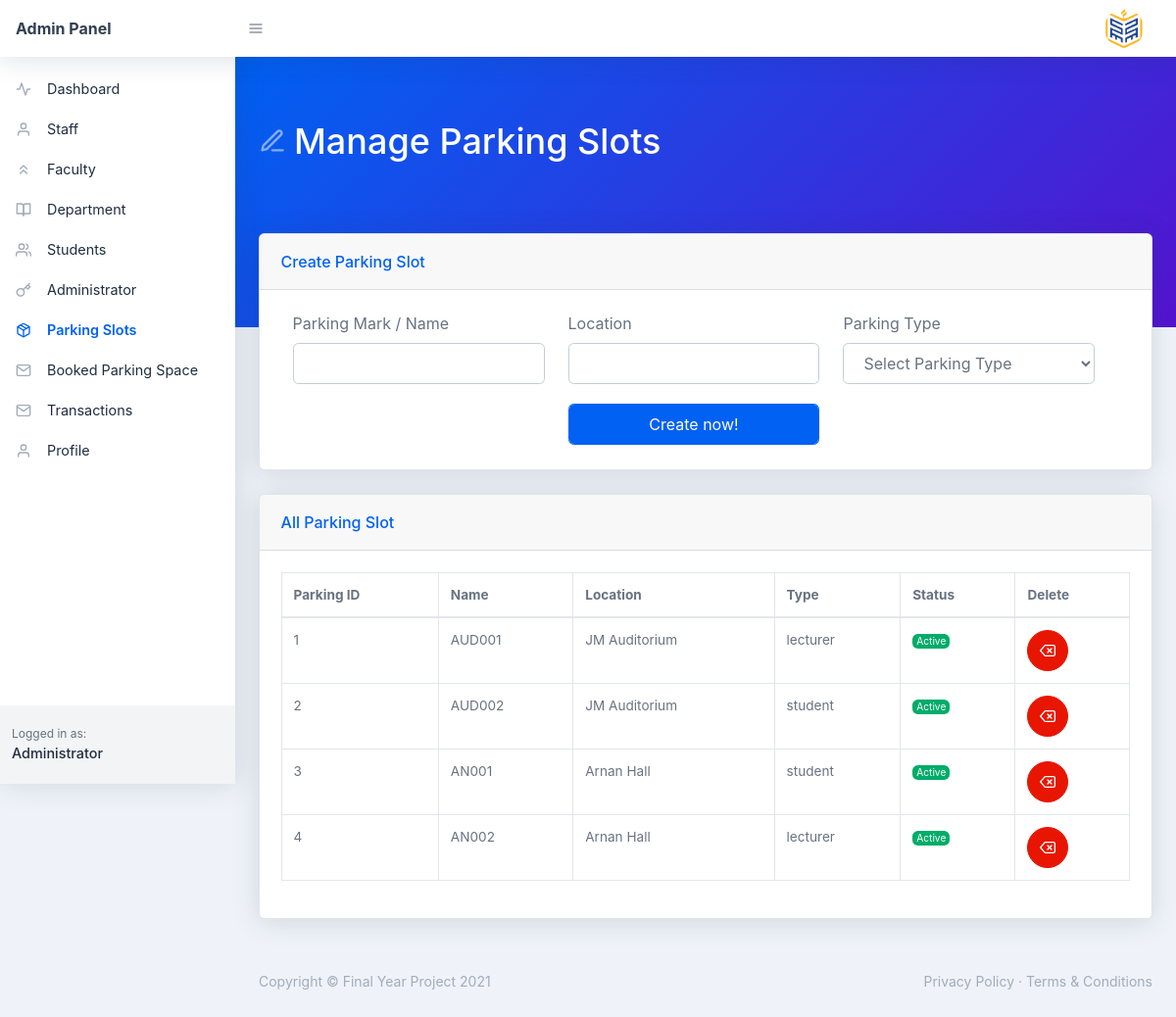
Before: /admin/parking_lot.php with the older database file.
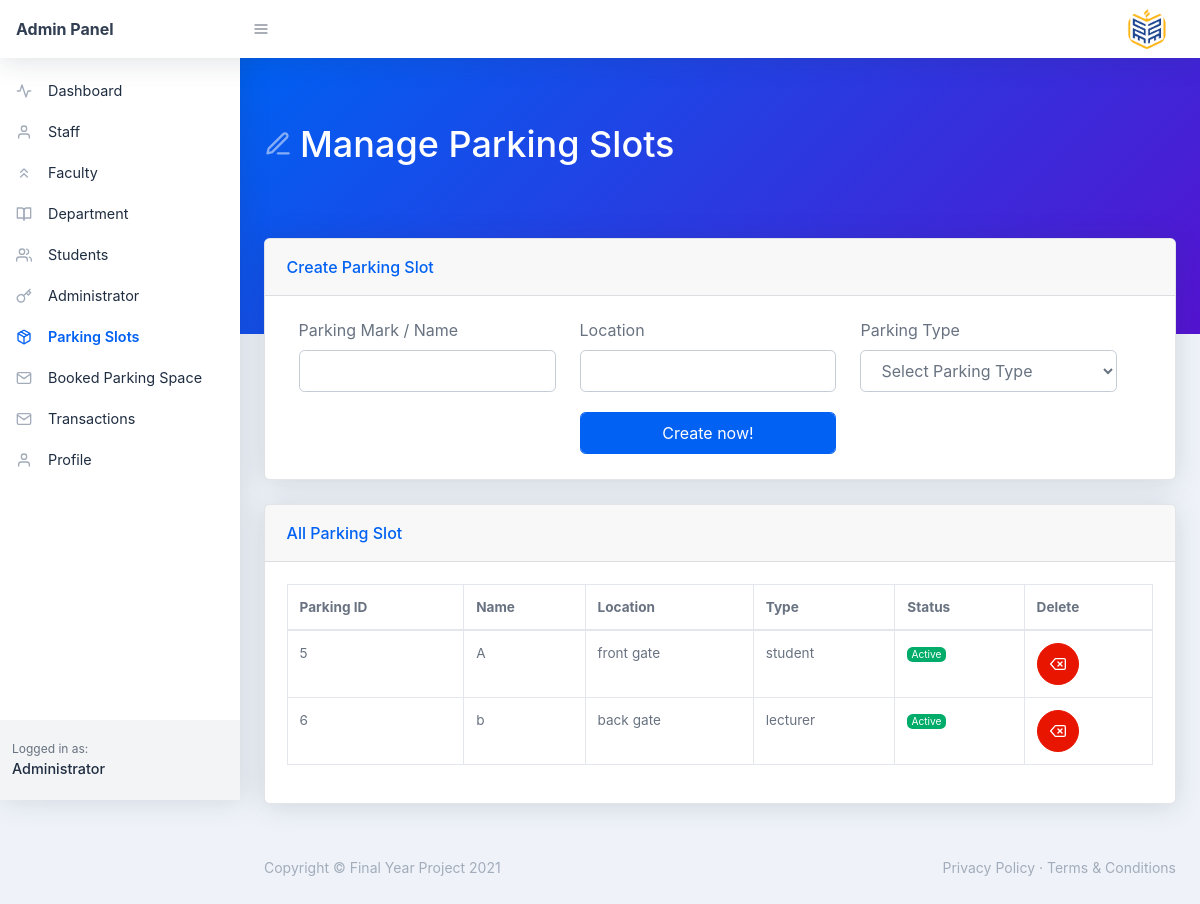
After: the same page with the newer database file.
### tables this page shows
CREATE TABLE `parking_lot` (
  `id` int(11) NOT NULL,
  `name` varchar(200) NOT NULL,
  `location` text NOT NULL,
  `type` varchar(50) NOT NULL,
  `status` varchar(20) NOT NULL
);

### admin/parking_lot.php (the view, shortened to what this page needs)
<?php
include('header.php');
?>
<div id="layoutSidenav_content">
    <main>
        <div class="page-header pb-10 page-header-dark bg-gradient-primary-to-secondary">
            <div class="container-fluid">
                <div class="page-header-content">
                    <h1 class="page-header-title">
                        <div class="page-header-icon"><i data-feather="edit-3"></i></div>
                        <span>Manage Parking Slots</span>
                    </h1>
                </div>
            </div>
        </div>
        <div class="container-fluid mt-n10">
            <div class="card mb-4">
                <div class="card-header">Create Parking Slot</div>
                <div class="card-body">
                    <form method="POST">
                        <div class="row col-12">
                            <div class="col-4 form-group">
                                <label for="user-name">Parking Mark / Name</label>
                                <input type="text" name="name" id="name" class="form-control">
                            </div>
                            <div class="col-4 form-group">
                                <label for="user-name">Location</label>
                                <input type="text" name="location" id="location" class="form-control">
                            </div>
                            <div class="col-4 form-group">
                                <label for="user-name">Parking Type </label>
                                <select class="form-control" name="type" id="type">
                                    <option value="default">Select Parking Type</option>
                                </select>
                            </div>
                        </div>
                        <div class="row col-12">
                            <div class="col-md-4 offset-md-4">
                                <button class="btn btn-primary mr-2 my-1 form-control" type="submit" name="submit">Create now!</button>
                            </div>
                        </div>
                    </form>
                </div>
            </div>
        </div>
        <div class="container-fluid ">
            <div class="card mb-4">
                <div class="card-header">All Parking Slot</div>
                <div class="card-body">
                    <div class="datatable table-responsive">
                        <table class="table table-bordered table-hover" id="dataTable" width="100%" cellspacing="0">
                            <thead>
                                <tr>
                                    <th>Parking ID</th>
                                    <th>Name </th>
                                    <th>Location </th>
                                    <th>Type </th>
                                    <th>Status</th>
                                    <th>Delete</th>
                                </tr>
                            </thead>
                            <tbody>
                                <?php
                                $sql = "SELECT * FROM parking_lot";
                                $query = $conn->prepare($sql);
                                $query->execute();
                                $results = $query->fetchAll(PDO::FETCH_OBJ);
                                $rowCount = $query->rowCount();
                                if ($rowCount > 0) {
                                    foreach ($results as $results) {
                                ?>
                                        <tr>
                                            <td><?php echo htmlentities($results->id) ?></td>
                                            <td><?php echo htmlentities($results->name) ?></td>
                                            <td><?php echo htmlentities($results->location) ?></td>
                                            <td><?php echo htmlentities($results->type) ?></td>
                                            <td>
                                                <div class="badge badge-success">
                                                    <?php echo htmlentities($results->status) ?>
                                                </div>
                                            </td>
                                            <td>
                                                <a class="btn btn-red btn-icon" href="#?id=<?php echo htmlentities($results->id); ?>"><i data-feather="delete"></i></a>
                                            </td>
                                        </tr>
                                <?php }
                                } ?>
                            </tbody>
                        </table>
                    </div>
                </div>
            </div>
        </div>
    </main>
    <?php include('footer.php') ?>
</div>
</div>
</body>

Changed rows visible on the page:
removed parking_lot: id "1", name "AUD001", location "JM Auditorium", type "lecturer", status "Active"
removed parking_lot: id "2", name "AUD002", location "JM Auditorium", type "student", status "Active"
removed parking_lot: id "3", name "AN001", location "Arnan Hall", type "student", status "Active"
removed parking_lot: id "4", name "AN002", location "Arnan Hall", type "lecturer", status "Active"
added parking_lot: id "5", name "A", location "front gate", type "student", status "Active"
added parking_lot: id "6", name "b", location "back gate", type "lecturer", status "Active"
